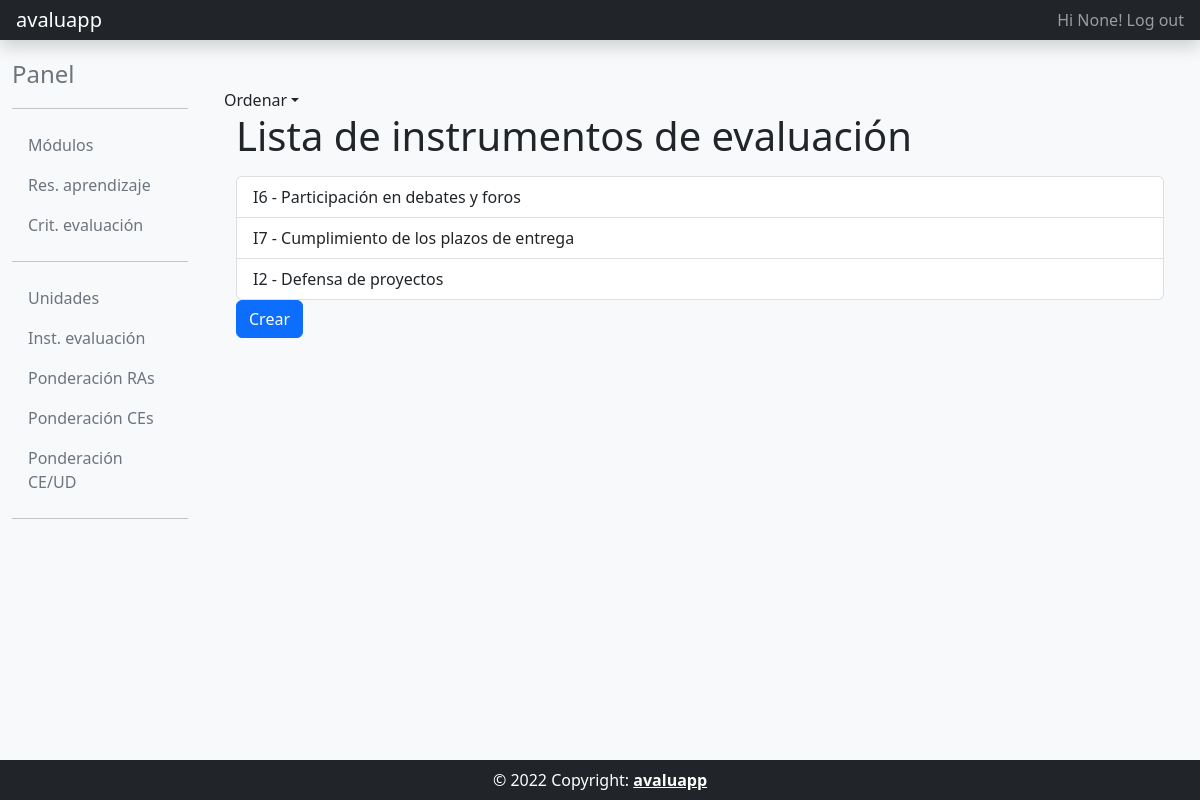
Screenshot of /ie_list/ (signed in) with the database file from the repository.
### usuarios/models.py (models this page shows, shortened)
class MyUser(AbstractBaseUser, PermissionsMixin):
    username = models.CharField(max_length=33, null=True)
    email = models.EmailField(_('email address'), unique=True)
    activo = models.BooleanField(default=False)
    create_date = models.DateTimeField(auto_now_add=True)
    update_date = models.DateTimeField(auto_now=True)
    is_staff = models.BooleanField(default=False)
    is_active = models.BooleanField(default=True)
    USERNAME_FIELD = 'email'
    REQUIRED_FIELDS = []
    objects = MyUserManager()
    class Meta:
        verbose_name = 'Usuario'
        verbose_name_plural = 'Usuarios'

### programacion_didactica/models.py (models this page shows)
class InstEvaluacion(models.Model):
    codigo = models.CharField(max_length = 4, verbose_name="Código", unique=True)
    nombre = models.CharField(max_length = 256, verbose_name="Nombre", unique=True)
    descripcion = models.TextField(verbose_name="Descripción")
    def __str__(self):
        return self.codigo + ' - ' + self.nombre
    class Meta:
        verbose_name = 'Instrumento Evaluación'
        verbose_name_plural = 'Instrumentos Evaluación'
        ordering = ['codigo']

### programacion_didactica/views.py (the view)
# urls.py: path('ie_list/', programacion_didactica_views.InstEvListView.as_view(), name='ie_list'),
class InstEvListView(DecoratorsMixin, OrderingMixin, ListView):
    model = InstEvaluacion
    template_name = 'programacion_didactica/ie_list.html'

### common/mixins.py (called while the page is built)
    def get_queryset(self):
        model = self.model
        ordenar = self.request.GET.get('ordenar', None)
        if ordenar == 'asc':
            return model.objects.all().order_by('id')
        elif ordenar == 'desc':
            return model.objects.all().order_by('-id')
        else:
            return model.objects.all().order_by('id')

    @method_decorator(login_required)
    def dispatch(self, request, *args, **kwargs):
        return super().dispatch(request, *args, **kwargs)

### templates/programacion_didactica/ie_list.html (shortened to what this page needs)
{% extends "common/base_intranet.html" %}
{% block main_content %}
<a class="nav-link dropdown-toggle" id="dropdownMenu1" data-bs-toggle="dropdown" ariahaspopup="true">Ordenar</a>
<div class="container">
    <h1>Lista de instrumentos de evaluación</h1>
    <ul class="list-group mt-3">
    {% for ie in object_list %}
        <a href="{% url 'ie_detail' ie.id %}" class="list-group-item list-group-item-action">{{ ie }}</a>
    {% empty %}
        <p>No existen instrumentos de evaluación.</p>
    {% endfor %}
    </ul>
    <a class="btn btn-primary" href="/ie_create"> Crear </a>
</div>
{% endblock main_content %}

### templates/common/header_website.html (shortened to what this page needs)
<header class="navbar navbar-dark sticky-top bg-dark flex-md-nowrap p-0 shadow">
  <a class="navbar-brand col-md-3 col-lg-2 px-3 ml-5" href="/">avaluapp</a>
  <div class="navbar-nav">
    <div class="nav-item text-nowrap d-flex">
      {% if user.is_authenticated %}
        <a class="nav-link px-3" href="{% url 'account_logout' %}"">Hi {{ request.user.username }}! Log out</a>
      {% else %}
        <a class="nav-link px-3" href="{% url 'account_login' %}"">Log in</a>
      {% endif %}
    </div>
  </div>
</header>

### rows the page displays
MyUser: user.username "None"
InstEvaluacion: codigo+nombre "I6 - Participación en debates y foros"
InstEvaluacion: codigo+nombre "I7 - Cumplimiento de los plazos de entrega"
InstEvaluacion: codigo+nombre "I2 - Defensa de proyectos"
